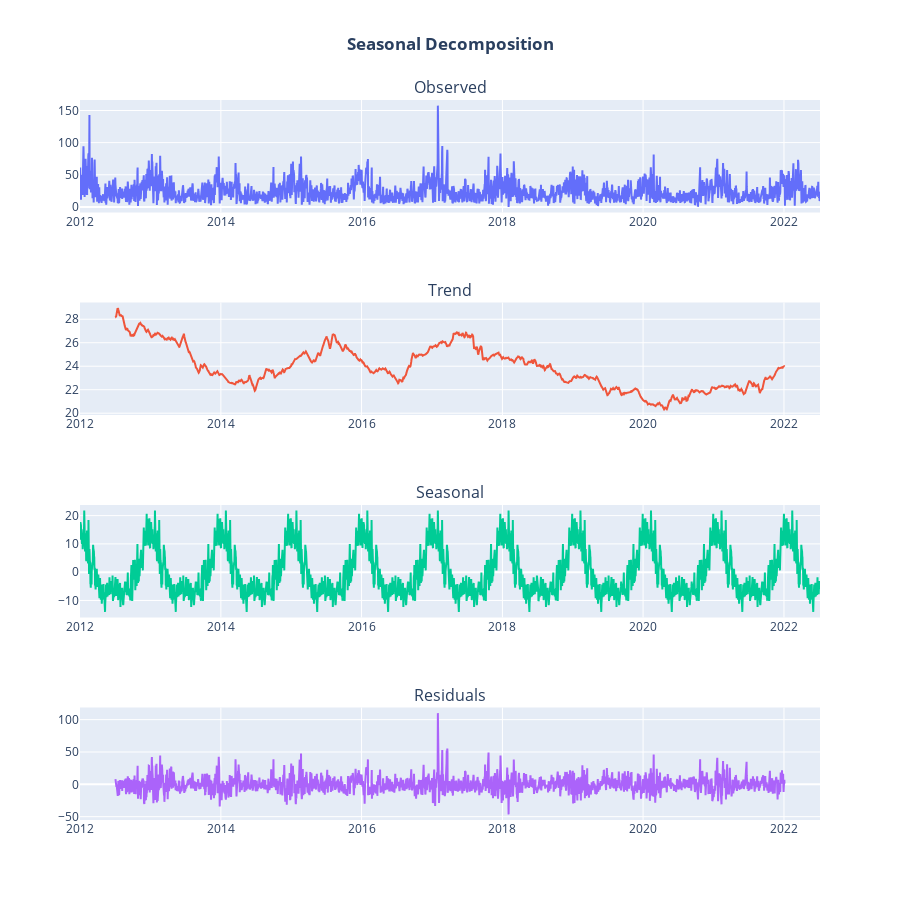

The cell this chart's notebook holds for it:
### Code cell
import plotly.graph_objects as go
from plotly.subplots import make_subplots
from statsmodels.tsa.seasonal import DecomposeResult, seasonal_decompose
import pandas as pd
from statsmodels.tsa.seasonal import seasonal_decompose

#-------------------------------------INPUT------------------------------------------------

#Inquinante = "Biossido di Azoto"
Inquinante = "PM10"
#Inquinante = "PM2.5"
#Inquinante = "Ossido di Carbonio"
#Inquinante = "Biossido Zolfo"
#Inquinante = "Ozono"

Anno = "2017"

#Stazione = "Parco S. Chiara"
#Stazione = "A22 (Avio)"
#Stazione = "Borgo Valsugana"
#Stazione = "Monte Gaza"
#Stazione = "Piana Rotaliana"
#Stazione = "Riva del Garda"
#Stazione = "Rovereto"
Stazione = "Via Bolzano"

#---------------------------------------CALCOLO------------------------------------------------
def plot_seasonal_decompose(result:DecomposeResult, dates:pd.Series=None, title:str="Seasonal Decomposition"):
    x_values = dates if dates is not None else np.arange(len(result.observed))
    return (
        make_subplots(
            rows=4,
            cols=1,
            subplot_titles=["Observed", "Trend", "Seasonal", "Residuals"],
        )
        .add_trace(
            go.Scatter(x=x_values, y=result.observed, mode="lines", name='Observed'),
            row=1,
            col=1,
        )
        .add_trace(
            go.Scatter(x=x_values, y=result.trend, mode="lines", name='Trend'),
            row=2,
            col=1,
        )
        .add_trace(
            go.Scatter(x=x_values, y=result.seasonal, mode="lines", name='Seasonal'),
            row=3,
            col=1,
        )
        .add_trace(
            go.Scatter(x=x_values, y=result.resid, mode="lines", name='Residual'),
            row=4,
            col=1,
        )
        .update_layout(
            height=900, title=f'<b>{title}</b>', margin={'t':100}, title_x=0.5, showlegend=False
        )
    )


DataInizioAnno = Anno + "-01-01"
DataFineAnno = Anno + "-12-31"


dfFull = pd.read_csv('APPA data merged 1.csv', encoding='windows-1252')
dfInquinante = dfFull[dfFull.Inquinante == Inquinante]
dfInquinante = dfInquinante[dfInquinante.Stazione == Stazione]
#dfInquinante = dfInquinante[DataInizioAnno <= dfFull.Data]                             #For only one year
#dfInquinante = dfInquinante[dfFull.Data <= DataFineAnno]

dfInquinante = dfInquinante[dfInquinante.Valore != "n.d."]
dfInquinante["Valore"] = dfInquinante["Valore"].astype(float)

dfInquinanteDaily = dfInquinante.groupby(["Data", "Stazione"]).mean()
dfInquinanteDaily = dfInquinanteDaily.reset_index()


decomposition = seasonal_decompose(dfInquinanteDaily['Valore'], model='additive', period=366)
fig = plot_seasonal_decompose(decomposition, dates=dfInquinanteDaily['Data'])

#-----------------------------------------------OUTPUT--------------------------------------------------------------------------------------

fig.show()

### Figure 1 — Plotly figure (JSON) as saved in the notebook; plotly's stock layout.template omitted (floating-point values rounded to 4 significant figures; data arrays with more than 128 entries replaced by an {"elided": "..."} marker saying what was removed)
{"data": [{"mode": "lines", "name": "Observed", "type": "scatter", "x": {"elided": "3826 str values"}, "xaxis": "x", "y": {"elided": "3826 float values"}, "yaxis": "y"}, {"mode": "lines", "name": "Trend", "type": "scatter", "x": {"elided": "3826 str values"}, "xaxis": "x2", "y": {"elided": "3826 float values"}, "yaxis": "y2"}, {"mode": "lines", "name": "Seasonal", "type": "scatter", "x": {"elided": "3826 str values"}, "xaxis": "x3", "y": {"elided": "3826 float values"}, "yaxis": "y3"}, {"mode": "lines", "name": "Residual", "type": "scatter", "x": {"elided": "3826 str values"}, "xaxis": "x4", "y": {"elided": "3826 float values"}, "yaxis": "y4"}], "layout": {"annotations": [{"font": {"size": 16}, "showarrow": false, "text": "Observed", "x": 0.5, "xanchor": "center", "xref": "paper", "y": 1, "yanchor": "bottom", "yref": "paper"}, {"font": {"size": 16}, "showarrow": false, "text": "Trend", "x": 0.5, "xanchor": "center", "xref": "paper", "y": 0.7188, "yanchor": "bottom", "yref": "paper"}, {"font": {"size": 16}, "showarrow": false, "text": "Seasonal", "x": 0.5, "xanchor": "center", "xref": "paper", "y": 0.4375, "yanchor": "bottom", "yref": "paper"}, {"font": {"size": 16}, "showarrow": false, "text": "Residuals", "x": 0.5, "xanchor": "center", "xref": "paper", "y": 0.1562, "yanchor": "bottom", "yref": "paper"}], "height": 900, "margin": {"t": 100}, "showlegend": false, "title": {"text": "<b>Seasonal Decomposition</b>", "x": 0.5}, "xaxis": {"anchor": "y", "domain": [0, 1]}, "xaxis2": {"anchor": "y2", "domain": [0, 1]}, "xaxis3": {"anchor": "y3", "domain": [0, 1]}, "xaxis4": {"anchor": "y4", "domain": [0, 1]}, "yaxis": {"anchor": "x", "domain": [0.8438, 1]}, "yaxis2": {"anchor": "x2", "domain": [0.5625, 0.7188]}, "yaxis3": {"anchor": "x3", "domain": [0.2812, 0.4375]}, "yaxis4": {"anchor": "x4", "domain": [0, 0.1562]}}}
